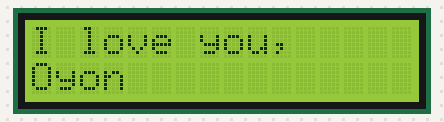
Simulated run of this sketch. Board: Arduino Uno, built with avr-gcc and run on an emulated ATmega328P. Shown: 16×2 character LCD.

Above: at 0.28 s.
At 7.75 s:
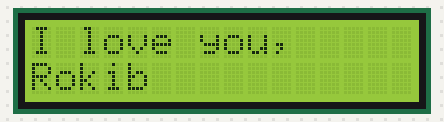
At 16.1 s:
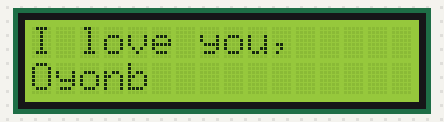
At 23.1 s:
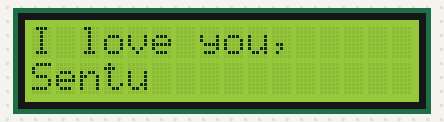
At 32.6 s:
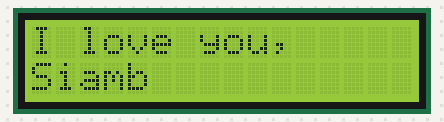

The sketch:

LCD_Control_16x2.ino
```cpp
#include <LiquidCrystal.h>

LiquidCrystal lcd(2, 3, 4, 5, 6, 7);
String names[] = {"Oyon", "Siam", "Sentu", "Rokib"};

void setup()
{
  lcd.begin(16, 2);
  lcd.print("I love you,");
}

int counter = 500, index = 0;

void loop()
{
  lcd.setCursor(0, 1);

  if (millis() >= counter) {
    counter += 500;
    if (index == 3)
      index = 0;
    else
      index++;
  }
  lcd.print(names[index]);
}
```

Measured:
- what the display in image 1 shows lasts 0.5 s, from 7.5 s to 8.0 s
